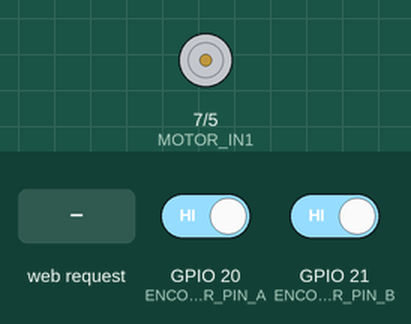
A sketch run on a simulated ESP32-S3. Parts: motor-driver pin pairs drawn as motors (green arrow = first pin HIGH = forward, orange = second pin HIGH = backward, longer = more drive). The test bench sets the inputs (shaded band); at power-on: GPIO 20 (ENCODER_PIN_A) HIGH, GPIO 21 (ENCODER_PIN_B) HIGH. WiFi joins after 1.5 s; servers stay silent unless stated; what the sketch prints to the serial monitor is not drawn.

Above: at 2.7 s.
2.8 s: HTTP request GET /down received
At 3.1 s:
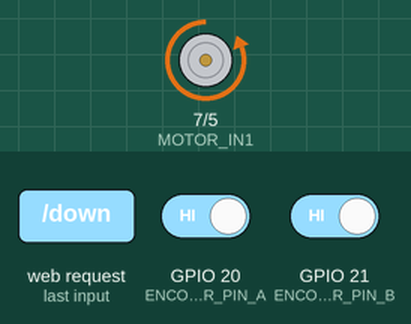
5.3 s: HTTP request GET /up received
At 6.1 s:
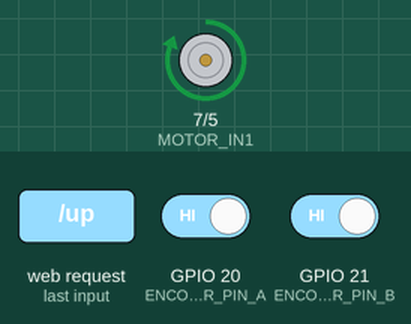
Timing chart, 0 to 8.3 s (numbered marks = the images above; inputs shaded):
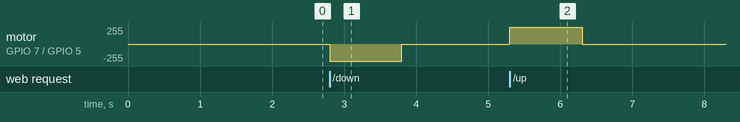

Measured:
- after the input at 2.8 s, motor on GPIO 7 (MOTOR_IN1) / GPIO 5 (MOTOR_IN2): stopped → backward 255/255 at once, → stopped 1.0 s later
- after the input at 5.3 s, motor on GPIO 7 (MOTOR_IN1) / GPIO 5 (MOTOR_IN2): stopped → forward 255/255 at once, → stopped 1.0 s later

The sketch:

picton.ino
```cpp
#include <WiFi.h>
#include <WebServer.h>

// === PIN ASSIGNMENTS ===
#define ENCODER_PIN_A    20
#define ENCODER_PIN_B    21
#define MOTOR_IN1        7
#define MOTOR_IN2        5

// === CONFIGURATION ===
const char* ssid     = "";
const char* password = "";
const long PULSES_PER_REV = 20;

WebServer server(80);

// === STATE ===
volatile long encoderCount = 0;
portMUX_TYPE mux = portMUX_INITIALIZER_UNLOCKED;

long encoderOffset     = 0;
long topCount          = 0;
bool topSet            = false;
bool bottomSet         = false;
bool bottomCalibrating = false;

bool moving            = false;
int  moveDir           = 0;
bool gotoTop           = false;
bool gotoBottom        = false;

unsigned long lastEncTime = 0;

// === ENCODER ISR ===
void IRAM_ATTR handleEncoder() {
  int a = digitalRead(ENCODER_PIN_A);
  int b = digitalRead(ENCODER_PIN_B);
  int delta = (a == b) ? +1 : -1;
  portENTER_CRITICAL_ISR(&mux);
    encoderCount += delta;
    lastEncTime = millis();
  portEXIT_CRITICAL_ISR(&mux);
}

// === MOTOR CONTROL ===
void startMotor(int dir) {
  moveDir = dir;
  moving = true;
  lastEncTime = millis();
  digitalWrite(MOTOR_IN1, dir > 0 ? HIGH : LOW);
  digitalWrite(MOTOR_IN2, dir < 0 ? HIGH : LOW);
}

void stopMotor() {
  moving = false;
  gotoTop = false;
  gotoBottom = false;
  bottomCalibrating = false;
  digitalWrite(MOTOR_IN1, LOW);
  digitalWrite(MOTOR_IN2, LOW);
}

void runMotor() {
  long rawCount = encoderCount - encoderOffset;
  if (moving && millis() - lastEncTime > 1000) {
    if (moveDir < 0) {
      encoderOffset = encoderCount;
      bottomSet = true;
      Serial.println("Stall detected. Set bottom zero point.");
    }
    stopMotor();
    return;
  }

  if (gotoTop && topSet && rawCount >= topCount) stopMotor();
  if (gotoBottom && bottomSet && rawCount <= 0) {
    encoderOffset = encoderCount;
    stopMotor();
    return;
  }
  if (bottomSet && moveDir < 0 && rawCount <= 0) {
    encoderOffset = encoderCount;
    stopMotor();
    return;
  }
  if (topSet && moveDir > 0 && rawCount >= topCount) stopMotor();
}

// === WEB ===
void handleRoot() {
  String html = "<!DOCTYPE html><html><head>"
                "<meta name='viewport' content='width=device-width, initial-scale=1'>"
                "<title>ESP32 Motor Control</title></head><body>"
                "<h2>Motor Control</h2>"
                "<p><strong>Rotations:</strong> <span id='rotations'>0.00</span></p>"
                "<p id='bottomStatus'></p>"
                "<p id='topStatus'></p>"
                "<form action='/up'><button style='font-size:1.5em;'>&#9650; Up</button></form>"
                "<form action='/down'><button style='font-size:1.5em;'>&#9660; Down</button></form>"
                "<form action='/stop'><button>Stop</button></form>"
                "<hr>"
                "<form action='/setBottom'><button>Save Bottom</button></form>"
                "<form action='/setTop'><button>Save Top</button></form>"
                "<hr>"
                "<form action='/gotoBottom'><button>Go to Bottom</button></form>"
                "<form action='/gotoTop'><button>Go to Top</button></form>"
                "<script>"
                "async function updateStatus() {"
                "  try {"
                "    const res = await fetch('/status');"
                "    const json = await res.json();"
                "    document.getElementById('rotations').textContent = json.rotations.toFixed(2);"
                "    document.getElementById('topStatus').textContent = json.topSet ? `Top at ${json.topRotations.toFixed(2)} rotations.` : '';"
                "    document.getElementById('bottomStatus').textContent = json.bottomSet ? 'Bottom set.' : '';"
                "  } catch (e) { console.error('Status update failed', e); }"
                "}"
                "setInterval(updateStatus, 1000);"
                "</script>"
                "</body></html>";
  server.send(200, "text/html", html);
}

void handleStatus() {
  long rawCount = encoderCount - encoderOffset;
  float rotations = (float)rawCount / PULSES_PER_REV;
  String json = "{";
  json += "\"rotations\":" + String(rotations, 2);
  json += ",\"topSet\":" + String(topSet ? "true" : "false");
  json += ",\"bottomSet\":" + String(bottomSet ? "true" : "false");
  json += ",\"topRotations\":" + String((float)topCount / PULSES_PER_REV, 2);
  json += "}";
  server.send(200, "application/json", json);
}

void handleUp()        { startMotor(+1); server.sendHeader("Location","/"); server.send(303); }
void handleDown()      { startMotor(-1); server.sendHeader("Location","/"); server.send(303); }
void handleStop()      { stopMotor(); server.sendHeader("Location","/"); server.send(303); }
void handleSetBottom() { bottomCalibrating=true; startMotor(-1); server.sendHeader("Location","/"); server.send(303); }
void handleSetTop()    { stopMotor(); topCount = encoderCount - encoderOffset; topSet=true; server.sendHeader("Location","/"); server.send(303); }
void handleGotoBottom(){ if(bottomSet){ gotoBottom=true; startMotor(-1);} server.sendHeader("Location","/"); server.send(303); }
void handleGotoTop()   { if(topSet){ gotoTop=true; startMotor(+1);} server.sendHeader("Location","/"); server.send(303); }

void setup() {
  Serial.begin(115200);
  pinMode(ENCODER_PIN_A, INPUT_PULLUP);
  pinMode(ENCODER_PIN_B, INPUT_PULLUP);
  attachInterrupt(digitalPinToInterrupt(ENCODER_PIN_A), handleEncoder, CHANGE);
  attachInterrupt(digitalPinToInterrupt(ENCODER_PIN_B), handleEncoder, CHANGE);

  pinMode(MOTOR_IN1, OUTPUT);
  pinMode(MOTOR_IN2, OUTPUT);
  stopMotor();

  WiFi.mode(WIFI_STA);
  WiFi.begin(ssid, password);
  while (WiFi.status() != WL_CONNECTED) {
    delay(500); Serial.print('.');
  }
  Serial.println("\nWiFi connected: " + WiFi.localIP().toString());

  server.on("/", handleRoot);
  server.on("/status", handleStatus);
  server.on("/up", handleUp);
  server.on("/down", handleDown);
  server.on("/stop", handleStop);
  server.on("/setBottom", handleSetBottom);
  server.on("/setTop", handleSetTop);
  server.on("/gotoBottom", handleGotoBottom);
  server.on("/gotoTop", handleGotoTop);
  server.begin();
}

void loop() {
  server.handleClient();
  if (moving) runMotor();
}
```
